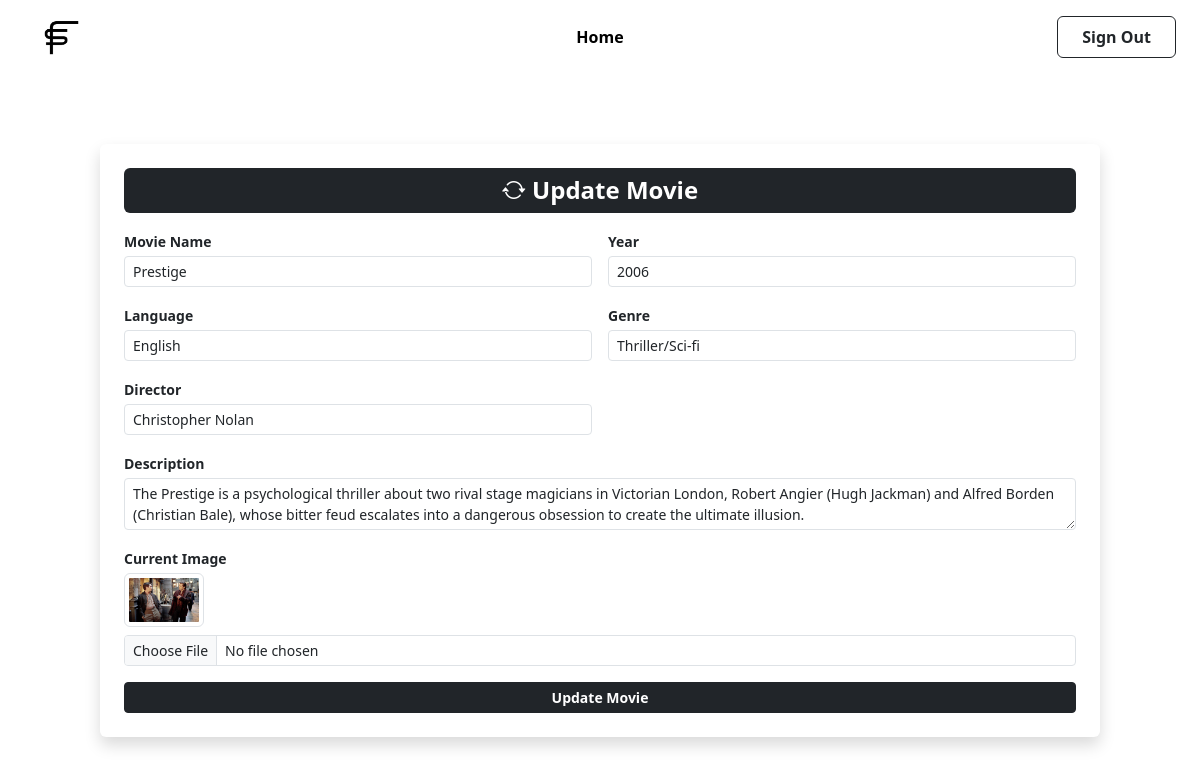
The page /update_movie/1/ on the database its author committed.
### movie_app/models.py (models this page shows, shortened)
class Movie(models.Model):
  movie_name=models.CharField(max_length=50)
  movie_year=models.IntegerField()
  movie_language=models.CharField(max_length=20,default='None')
  movie_genre=models.CharField(max_length=50,default='None')
  movie_director=models.CharField(max_length=100)
  movie_description=models.TextField()
  movie_image=models.ImageField(upload_to='movie_images')

### movie_app/views.py (the view, shortened to what this page needs)
# urls.py: path('update_movie/<int:p_id>/',views.update_movie,name='update_movie'),
def update_movie(request, p_id):
    m_update = Movie.objects.get(id=p_id)
    return render(request, 'update_movie.html', {'movie': m_update})

### templates/update_movie.html (shortened to what this page needs)
{% extends 'admin_base.html' %}
{% load static %}
{% block content %}
<div class="d-flex justify-content-center align-items-center mt-4">
  <div class="shadow p-4 rounded bg-white w-100" style="max-width: 1000px;">
    <h4 class="text-center mb-3 fw-bold text-white bg-dark py-2 rounded"><i class="bi bi-arrow-repeat"></i> Update Movie</h4>
    <form method="POST" enctype="multipart/form-data">
      <div class="row g-3">
        <div class="col-md-6">
          <label class="form-label fw-semibold small mb-1">Movie Name</label>
          <input type="text" name="movie_name" value="{{ movie.movie_name }}" class="form-control form-control-sm" required>
        </div>
        <div class="col-md-6">
          <label class="form-label fw-semibold small mb-1">Year</label>
          <input type="number" name="movie_year" value="{{ movie.movie_year }}" class="form-control form-control-sm" required>
        </div>
        <div class="col-md-6">
          <label class="form-label fw-semibold small mb-1">Language</label>
          <input type="text" name="movie_language" value="{{ movie.movie_language }}" class="form-control form-control-sm">
        </div>
        <div class="col-md-6">
          <label class="form-label fw-semibold small mb-1">Genre</label>
          <input type="text" name="movie_genre" value="{{ movie.movie_genre }}" class="form-control form-control-sm">
        </div>
        <div class="col-md-6">
          <label class="form-label fw-semibold small mb-1">Director</label>
          <input type="text" name="movie_director" value="{{ movie.movie_director }}" class="form-control form-control-sm">
        </div>
        <div class="col-12">
          <label class="form-label fw-semibold small mb-1">Description</label>
          <textarea name="movie_description" rows="2" class="form-control form-control-sm">{{ movie.movie_description }}</textarea>
        </div>
        <div class="col-12">
          <label class="form-label fw-semibold small mb-1">Current Image</label><br>
          {% if movie.movie_image %}
            <img src="{{ movie.movie_image.url }}" alt="Movie Image" class="img-thumbnail mb-1" style="width:80px;">
          {% else %}
            <p class="small text-muted">No image uploaded</p>
          {% endif %}
          <input type="file" name="movie_image" class="form-control form-control-sm mt-1">
        </div>
      </div>
      <div class="d-grid mt-3">
        <button type="submit" class="btn btn-dark btn-sm fw-semibold">Update Movie</button>
      </div>
    </form>
  </div>
</div>
{% endblock %}

### static/website.css (style rules this page uses)
body { background-color: #ffffff; }
.text-center { font-weight: 700; }

### rows shown on the page
Movie: movie_name "Prestige", movie_year "2006", movie_language "English", movie_genre "Thriller/Sci-fi", movie_director "Christopher Nolan", movie_description "The Prestige is a psychological thriller about two rival stage magicians in Victorian London, Robert Angier (Hugh Jackman) and Alfred Borden (Christian Bale), whose bitter feud escalates into a dangerous obsession to create the ultimate illusion.", movie_image (picture)
